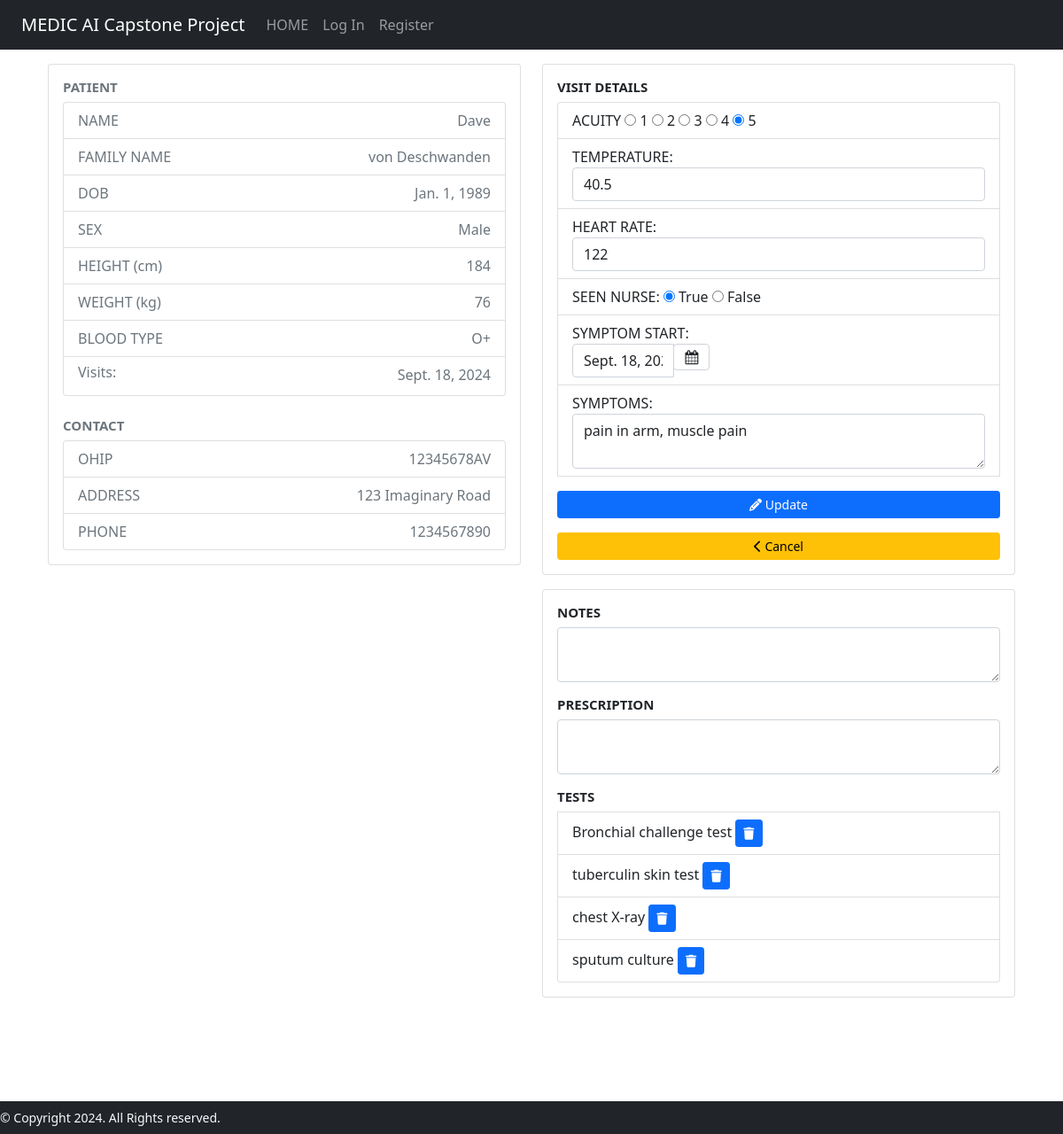
The page /patientinfo/1/edit on the database as committed earlier.
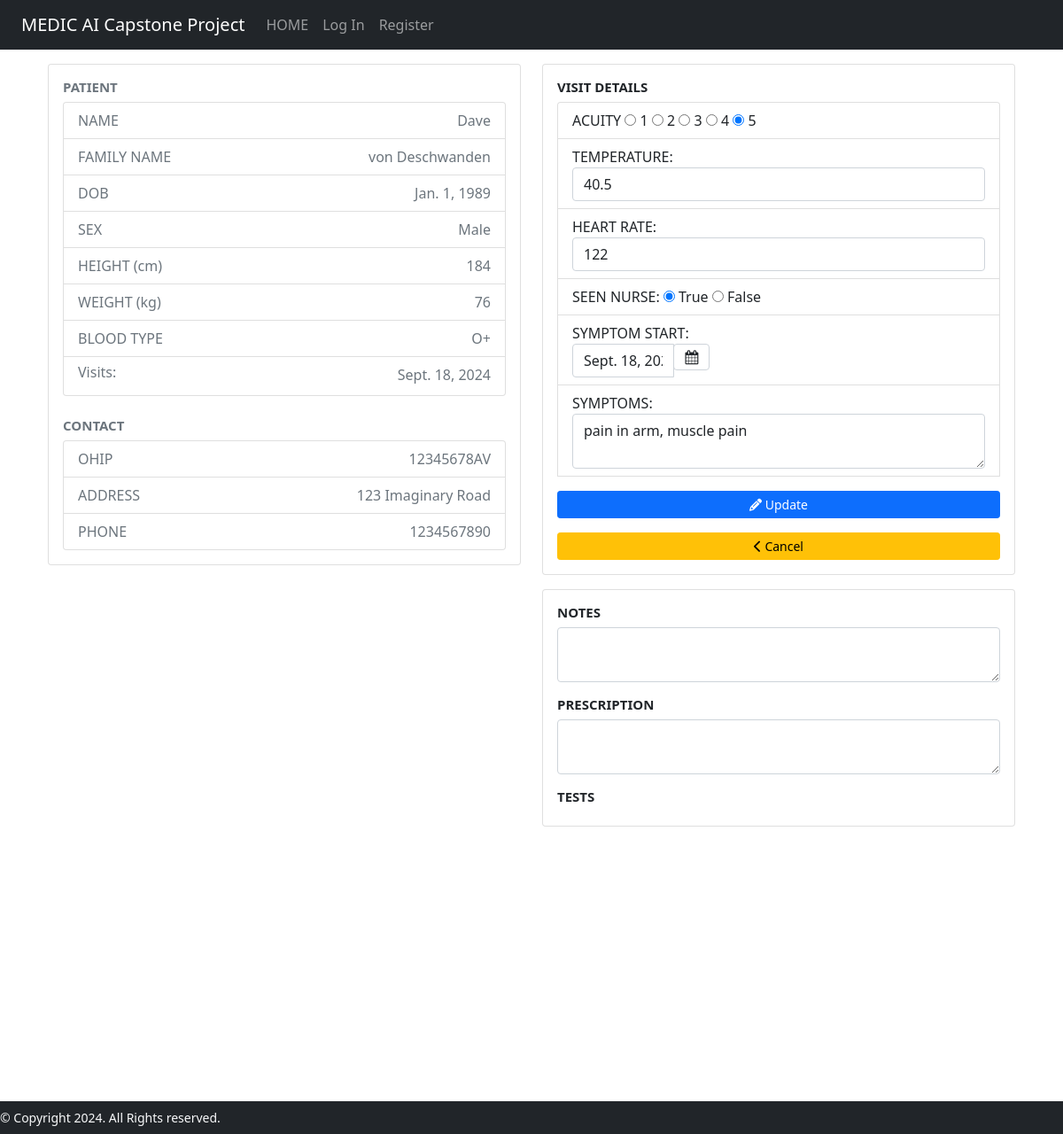
The same page on the database as committed later.
### medicAI/models.py (models this page shows, shortened)
class Hospital_Visit(models.Model):
    ACUITY_CHOICES = [
        ('1', '1'),
        ('2', '2'),
        ('3', '3'),
        ('4', '4'),
        ('5', '5'),
    ]
    patient = models.ForeignKey(Patient, on_delete=models.CASCADE)
    symptom_start_date = models.DateField(default=timezone.now, blank=True)
    acuity = models.CharField(max_length=1, choices=ACUITY_CHOICES, default='5')
    temperature = models.DecimalField(
        max_digits=3,
        decimal_places=1,
        null=True,
        blank=True,
        validators=[MinValueValidator(30), MaxValueValidator(45)]
    )
    heart_rate = models.IntegerField(null=True, blank=True)
    prescription = models.CharField(max_length=200, blank=True)
    diagnosis = models.CharField(max_length=200, blank=True)
    seen_nurse = models.BooleanField(default=False)
    er_doctor = models.ForeignKey(User, on_delete=models.CASCADE, null=True)
    symptoms = models.CharField(max_length=500, null=True, blank=True)

class Medical_Test(models.Model):
    hospital_visit = models.ForeignKey(Hospital_Visit, on_delete=models.CASCADE)
    date = models.DateField(default=timezone.now, blank=False)
    test_name = models.CharField(max_length=200, null=False, blank=False)
    test_notes = models.CharField(max_length=500, null=True, blank=True)

### medicAI/views.py (the view, shortened to what this page needs)
# urls.py: path("patientinfo/<str:patient_id>/edit", views.edit_patient_info, name="editpatientinfo"),
def edit_patient_info(request, patient_id):
    patient = Patient.objects.get(pk=patient_id)
    visit_list = Hospital_Visit.objects.filter(patient=patient_id).order_by('-symptom_start_date')
    current_visit = visit_list.first()
    tests = Medical_Test.objects.filter(hospital_visit=current_visit)
    context = {
        'patient': patient,
        'visit_list' : visit_list,
        'current_visit': current_visit,
        'tests': tests
    }
    return render(request, "medicAI/editpatientinfo.html", context)

### medicAI/templates/medicAI/editpatientinfo.html (shortened to what the changed rows need)
{% extends "medicAI/layout.html" %}
{% block body %}
<div class="container" style="margin-top: 1rem; margin-bottom: 3rem;">
    <form action="/patientinfo/{{patient.id}}/edit" method="POST">
        <div class="row">
            <div class="col-md-6">
                <div class="card" style="margin-bottom: 1rem;">
                    <div class="card-body">
                        <ul class="list-group">
                            <li class="list-group-item text-muted" style="display: inline-block;">
                                <ul class="list-group" style="list-style-type: none; padding-left: 0;float: right;">
                                    {% for visit in visit_list %}
                                    <li>{{ visit.symptom_start_date }}</li>
                                    {% endfor %}
                                </ul>
                            </li>
                        </ul>
                        <br/>
                    </div>
                </div>
            </div>
            <div class="col-md-6">
                <div class="card" style="margin-bottom: 1rem;">
                    <div class="card-body">
                        <ul class="list-group">
                            <li class="list-group-item">ACUITY
                                <input type="radio" id="one" name="acuity" value="1" {% if current_visit.acuity == '1' %} checked {% endif %}>
                                <label for="one">1</label>
                                <input type="radio" id="two" name="acuity" value="2" {% if current_visit.acuity == '2' %} checked {% endif %}>
                                <label for="two">2</label>
                                <input type="radio" id="three" name="acuity" value="3" {% if current_visit.acuity == '3' %} checked {% endif %}>
                                <label for="three">3</label>
                                <input type="radio" id="four" name="acuity" value="4" {% if current_visit.acuity == '4' %} checked {% endif %}>
                                <label for="four">4</label>
                                <input type="radio" id="five" name="acuity" value="5" {% if current_visit.acuity == '5' %} checked {% endif %}>
                                <label for="five">5</label><br>
                            </li>
                            <li class="list-group-item">TEMPERATURE: <input min="30" max="42" type="number" class='form-control' name="temperature" step=0.5 value="{{ current_visit.temperature }}"></li>
                            <li class="list-group-item">HEART RATE: <input min="30" max="220" type="number" class='form-control' name="heart_rate" value="{{ current_visit.heart_rate }}"></li>
                            <li class="list-group-item">SEEN NURSE:
                                <input type="radio" id="true" name="seen_nurse" value="True" {% if current_visit.seen_nurse %} checked {% endif %}>
                                <label for="true">True</label>
                                <input type="radio" id="false" name="seen_nurse" value="False" {% if not current_visit.seen_nurse %} checked {% endif %}>
                                <label for="false">False</label><br>
                            </li>
                            <li class="list-group-item">SYMPTOM START:
                                <div class="col-sm-4">
                                    <div class="input-group date" id="datepicker">
                                        <input type="text" class="form-control"
                                            name="symptom_start" value="{{ current_visit.symptom_start_date }}">
                                        <span class="input-group-append">
                                            <span class="input-group-text bg-white">
                                            </span>
                                        </span>
                                    </div>
                                </div>
                            </li>
                            <li class="list-group-item">SYMPTOMS:<textarea class='form-control' name="symptoms">{{ current_visit.symptoms }}</textarea></li>
                        </ul>
                    </div>
                </div>
                <div class="card">
                    <div class="card-body">
                        <ul class="list-group">
                            <h5 class="card-title" style="font-size: 15px; font-weight: bold; margin-top: 1rem;">TESTS</h5>
                            {% for test in tests %}
                                <li class="list-group-item">{{ test.test_name }}
                                    <button type="button" class="btn btn-primary btn-sm test-delete">
                                        <i class="fa-solid fa-trash test-delete"></i>
                                    </button>
                                </li>
                            {% endfor %}
                        </ul>
                    </div>
                </div>
            </div>
        </div>
    </form>
</div>
{% endblock %}

Rows that differ between the two databases and show on the page:
removed Medical_Test: test_name "Bronchial challenge test"
removed Medical_Test: test_name "tuberculin skin test"
removed Medical_Test: test_name "chest X-ray"
removed Medical_Test: test_name "sputum culture"
